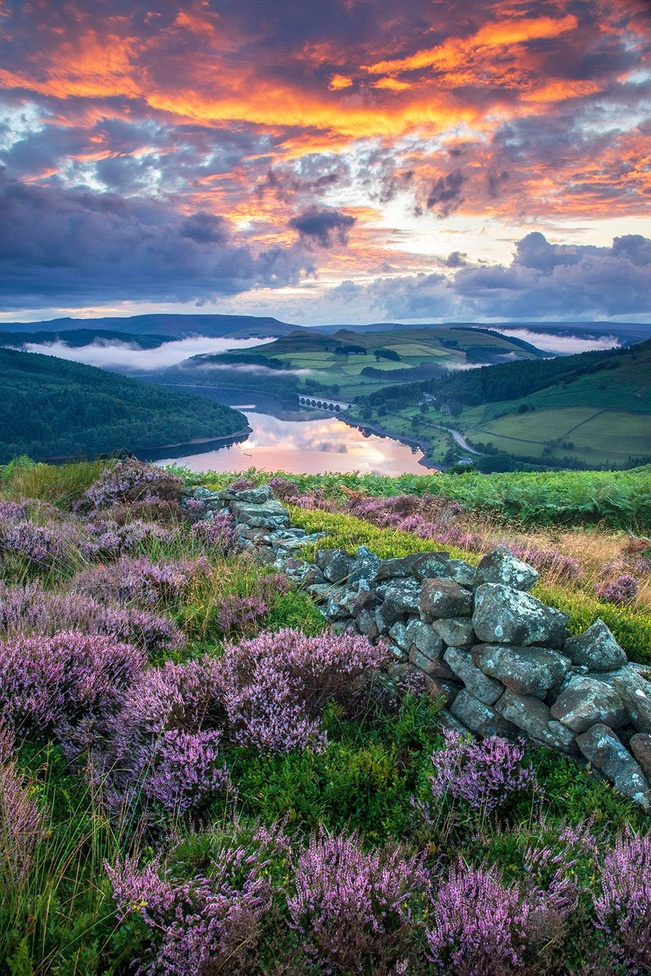
#> input picture img/1.jpg, 651 x 976 px, shrunk from 976 x 1464 before the run
$ python blur_detections.py   (older library calls are emulated)
#> lines starting #> are read from the running program, lines starting #| are printed output that depends on the picture; after the words box and inside, x2 and y2 are one past the last pixel; in counts of white or black regions, pixels touching at a corner belong together
import cv2

#https://pyimagesearch.com/2015/09/07/blur-detection-with-opencv/

def variance_of_laplacian(image):
	# compute the Laplacian of the image and then return the focus
	# measure, which is simply the variance of the Laplacian
	return cv2.Laplacian(image, cv2.CV_64F).var()

def detect_blur(list_images, threshold=100):
#> called with threshold = 300
    for imagePath in list_images:
        # load the image, convert it to grayscale, and compute the
        # focus measure of the image using the Variance of Laplacian
        # method
        image = cv2.imread(imagePath)
#> image is the input picture: shape (976, 651, 3); mean B, G, R 108.4, 104.7, 103.8
        gray = cv2.cvtColor(image, cv2.COLOR_BGR2GRAY)
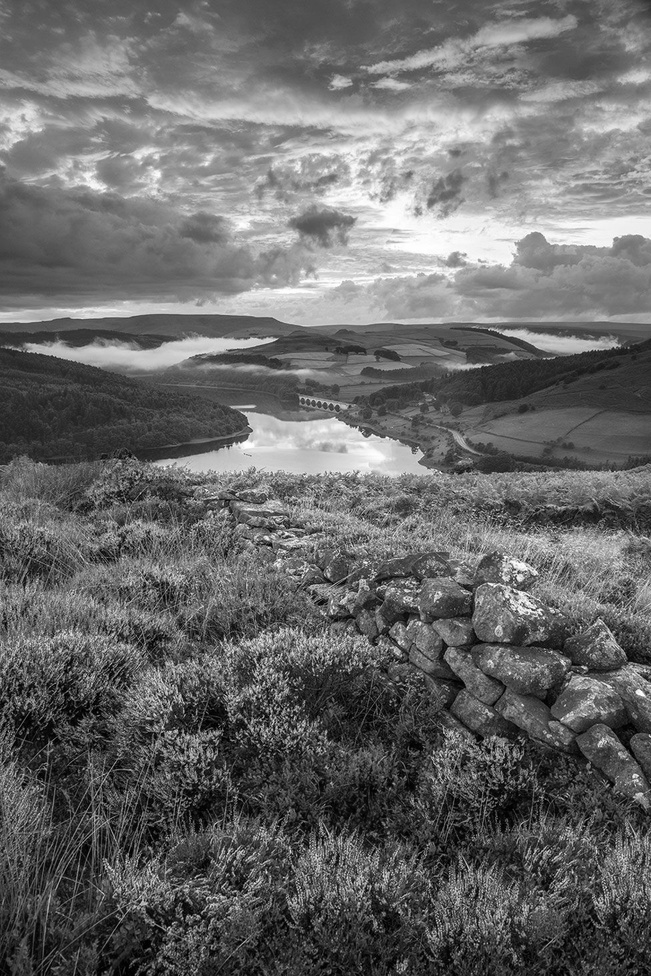
#> gray: shape (976, 651); min 0, max 255, mean 104.8
        fm = variance_of_laplacian(gray)
#> fm = 4196.6
        text = "Not Blurry"
        color = (0, 255, 255)
        # if the focus measure is less than the supplied threshold,
        # then the image should be considered "blurry"
        if fm < threshold:
            text = "Blurry"
            color = (0, 0, 255)
        # show the image
        cv2.putText(image, "{}: {:.2f}".format(text, fm), (10, 30),
            cv2.FONT_HERSHEY_SIMPLEX, 0.8, color, 3)
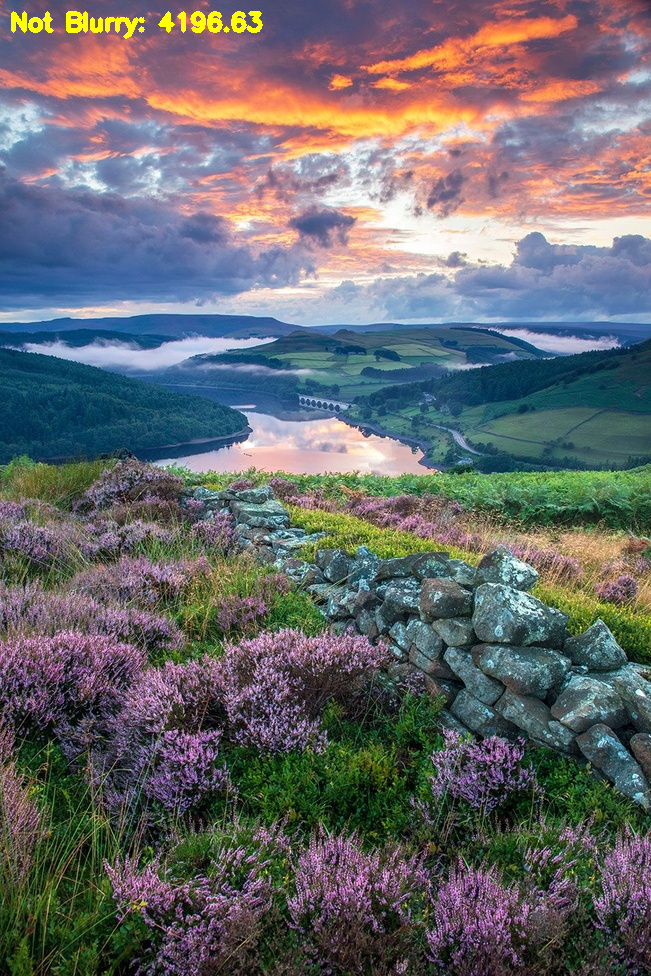
#> image: shape (976, 651, 3); 0.43% of pixels changed, all inside (x1, y1, x2, y2) = (11, 11, 263, 39)
        cv2.imshow("Image", image)
        key = cv2.waitKey(0)
#> (key Esc is pressed here)
#> pass 2 of the loop in detect_blur, `for imagePath in list_images:`:
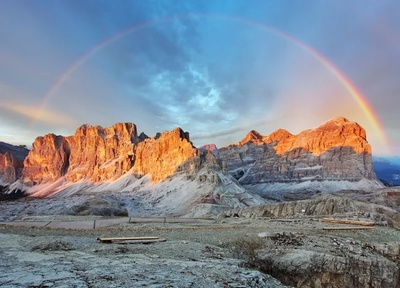
#> input picture img/2.jpg, 400 x 288 px, shrunk from 600 x 432 before the run
#> in detect_blur, image is the input picture: shape (288, 400, 3); mean B, G, R 147, 137.1, 130
#> in detect_blur, `gray = cv2.cvtColor(image, cv2.COLOR_BGR2GRAY)`:
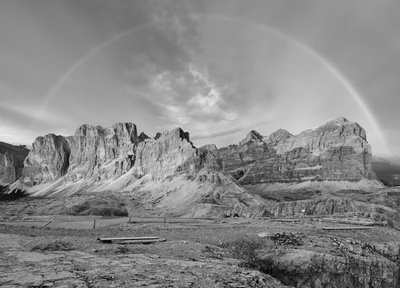
#> gray: shape (288, 400); min 1, max 237, mean 136.1
#> fm = 1599.6
#> in detect_blur, `cv2.putText(image, "{}: {:.2f}".format(text, fm), (10, 30), cv2.FONT_H..`:
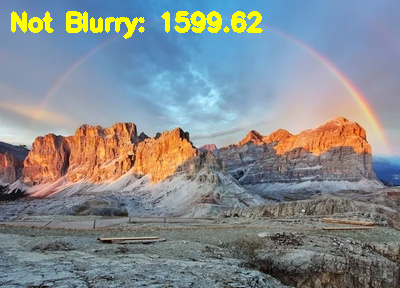
#> image: shape (288, 400, 3); 2.44% of pixels changed, all inside (x1, y1, x2, y2) = (11, 11, 263, 39)
#> (key Enter is pressed here)
#> pass 3 of the loop in detect_blur, `for imagePath in list_images:`:
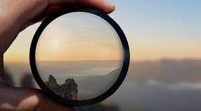
#> input picture img/3.jpg, 201 x 111 px, shrunk from 302 x 167 before the run
#> in detect_blur, image is the input picture: shape (111, 201, 3); mean B, G, R 118, 125.9, 136.1
#> in detect_blur, `gray = cv2.cvtColor(image, cv2.COLOR_BGR2GRAY)`:
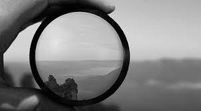
#> gray: shape (111, 201); min 0, max 238, mean 128
#> fm = 880.1
#> in detect_blur, `cv2.putText(image, "{}: {:.2f}".format(text, fm), (10, 30), cv2.FONT_H..`:
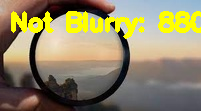
#> image: shape (111, 201, 3); 9.76% of pixels changed, all inside (x1, y1, x2, y2) = (11, 11, 201, 39)
#> the loop made 5 passes; the first 3 are shown

images = ['img/1.jpg','img/2.jpg', 'img/3.jpg', 'img/4.jpg', 'img/5.jpg', 'img/6.jpg', 'img/7.jpg', 'img/8.jpg', 'img/9.jpg', 'img/10.jpg', 'img/11.jpg']

#> (the run stopped early here; a loop or call above may not have finished)
